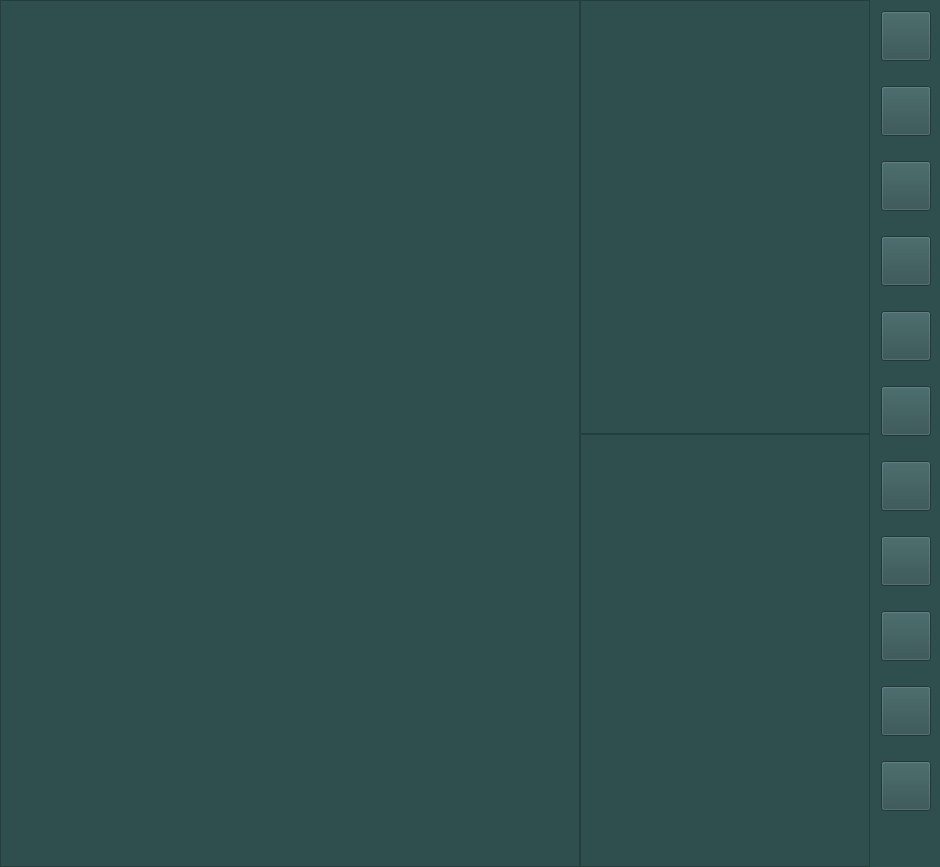
<?xml version="1.0" encoding="UTF-8"?>
<ui version="4.0">
 <class>MPRFrameWidget</class>
 <widget class="QWidget" name="MPRFrameWidget">
  <property name="geometry">
   <rect>
    <x>0</x>
    <y>0</y>
    <width>940</width>
    <height>867</height>
   </rect>
  </property>
  <property name="windowTitle">
   <string>MPRFrameWidget</string>
  </property>
  <layout class="QHBoxLayout" name="horizontalLayout">
   <property name="spacing">
    <number>0</number>
   </property>
   <property name="leftMargin">
    <number>0</number>
   </property>
   <property name="topMargin">
    <number>0</number>
   </property>
   <property name="rightMargin">
    <number>0</number>
   </property>
   <property name="bottomMargin">
    <number>0</number>
   </property>
   <item>
    <widget class="QWidget" name="widget" native="true">
     <property name="styleSheet">
      <string notr="true">background-color: rgb(47, 79, 79);</string>
     </property>
     <layout class="QGridLayout" name="gridLayout" rowstretch="1,1" columnstretch="2,1">
      <property name="leftMargin">
       <number>0</number>
      </property>
      <property name="topMargin">
       <number>0</number>
      </property>
      <property name="rightMargin">
       <number>0</number>
      </property>
      <property name="bottomMargin">
       <number>0</number>
      </property>
      <property name="spacing">
       <number>0</number>
      </property>
      <item row="0" column="1">
       <widget class="MprImageDisplayerWidget" name="saggitalDisplayer">
        <property name="verticalScrollBarPolicy">
         <enum>Qt::ScrollBarAlwaysOff</enum>
        </property>
        <property name="horizontalScrollBarPolicy">
         <enum>Qt::ScrollBarAlwaysOff</enum>
        </property>
       </widget>
      </item>
      <item row="1" column="1">
       <widget class="MprImageDisplayerWidget" name="coronalDisplayer">
        <property name="verticalScrollBarPolicy">
         <enum>Qt::ScrollBarAlwaysOff</enum>
        </property>
        <property name="horizontalScrollBarPolicy">
         <enum>Qt::ScrollBarAlwaysOff</enum>
        </property>
       </widget>
      </item>
      <item row="0" column="0" rowspan="2">
       <widget class="MprImageDisplayerWidget" name="transverseDisplayer">
        <property name="verticalScrollBarPolicy">
         <enum>Qt::ScrollBarAlwaysOff</enum>
        </property>
        <property name="horizontalScrollBarPolicy">
         <enum>Qt::ScrollBarAlwaysOff</enum>
        </property>
       </widget>
      </item>
     </layout>
    </widget>
   </item>
   <item>
    <widget class="QWidget" name="toolsMenu" native="true">
     <property name="sizePolicy">
      <sizepolicy hsizetype="Fixed" vsizetype="Preferred">
       <horstretch>0</horstretch>
       <verstretch>0</verstretch>
      </sizepolicy>
     </property>
     <property name="minimumSize">
      <size>
       <width>70</width>
       <height>0</height>
      </size>
     </property>
     <property name="maximumSize">
      <size>
       <width>70</width>
       <height>16777215</height>
      </size>
     </property>
     <property name="font">
      <font>
       <pointsize>14</pointsize>
      </font>
     </property>
     <property name="styleSheet">
      <string notr="true">background-color: rgb(47, 79, 79);</string>
     </property>
     <layout class="QGridLayout" name="gridLayout_2">
      <property name="horizontalSpacing">
       <number>0</number>
      </property>
      <property name="verticalSpacing">
       <number>25</number>
      </property>
      <item row="2" column="0">
       <widget class="CIconButton" name="windowLevelButton">
        <property name="minimumSize">
         <size>
          <width>50</width>
          <height>50</height>
         </size>
        </property>
        <property name="maximumSize">
         <size>
          <width>50</width>
          <height>50</height>
         </size>
        </property>
        <property name="font">
         <font>
          <pointsize>14</pointsize>
         </font>
        </property>
        <property name="focusPolicy">
         <enum>Qt::NoFocus</enum>
        </property>
        <property name="toolTip">
         <string>&lt;html&gt;&lt;head/&gt;&lt;body&gt;&lt;p&gt;&lt;span style=&quot; font-size:14pt;&quot;&gt;窗宽窗位&lt;/span&gt;&lt;/p&gt;&lt;/body&gt;&lt;/html&gt;</string>
        </property>
        <property name="styleSheet">
         <string notr="true">QPushButton:enabled {border-image: url(:/StarLightStation/icon/wl.png);}
QPushButton:enabled:pressed {border-image: url(:/StarLightStation/icon/wl-.png)}
QPushButton:hover {border-image: url(:/StarLightStation/icon/wl-m.png)}
QPushButton:disabled {border-image:url(:/StarLightStation/icon/wl-no.png)}</string>
        </property>
        <property name="text">
         <string/>
        </property>
       </widget>
      </item>
      <item row="8" column="0">
       <widget class="CIconButton" name="rectAnnotationButton">
        <property name="minimumSize">
         <size>
          <width>50</width>
          <height>50</height>
         </size>
        </property>
        <property name="maximumSize">
         <size>
          <width>50</width>
          <height>50</height>
         </size>
        </property>
        <property name="font">
         <font>
          <pointsize>14</pointsize>
         </font>
        </property>
        <property name="focusPolicy">
         <enum>Qt::NoFocus</enum>
        </property>
        <property name="toolTip">
         <string>&lt;html&gt;&lt;head/&gt;&lt;body&gt;&lt;p&gt;&lt;span style=&quot; font-size:14pt;&quot;&gt;矩形测量&lt;/span&gt;&lt;/p&gt;&lt;/body&gt;&lt;/html&gt;</string>
        </property>
        <property name="styleSheet">
         <string notr="true">QPushButton:enabled {border-image: url(:/StarLightStation/icon/juxing.png);}
QPushButton:enabled:pressed {border-image: url(:/StarLightStation/icon/juxing-.png)}
QPushButton:hover {border-image: url(:/StarLightStation/icon/juxing-m.png)}
QPushButton:disabled {border-image:url(:/StarLightStation/icon/juxing-no.png)}</string>
        </property>
        <property name="text">
         <string/>
        </property>
       </widget>
      </item>
      <item row="4" column="0">
       <widget class="CIconButton" name="moveImageButton">
        <property name="minimumSize">
         <size>
          <width>50</width>
          <height>50</height>
         </size>
        </property>
        <property name="maximumSize">
         <size>
          <width>50</width>
          <height>50</height>
         </size>
        </property>
        <property name="font">
         <font>
          <pointsize>14</pointsize>
         </font>
        </property>
        <property name="focusPolicy">
         <enum>Qt::NoFocus</enum>
        </property>
        <property name="toolTip">
         <string>&lt;html&gt;&lt;head/&gt;&lt;body&gt;&lt;p&gt;&lt;span style=&quot; font-size:14pt;&quot;&gt;平移&lt;/span&gt;&lt;/p&gt;&lt;/body&gt;&lt;/html&gt;</string>
        </property>
        <property name="styleSheet">
         <string notr="true">QPushButton:enabled {border-image: url(:/StarLightStation/icon/pos.png);}
QPushButton:enabled:pressed {border-image: url(:/StarLightStation/icon/pos-.png)}
QPushButton:hover {border-image: url(:/StarLightStation/icon/pos-m.png)}
QPushButton:disabled {border-image:url(:/StarLightStation/icon/pos-no.png)}</string>
        </property>
        <property name="text">
         <string/>
        </property>
       </widget>
      </item>
      <item row="1" column="0">
       <widget class="CIconButton" name="resetImageButton">
        <property name="minimumSize">
         <size>
          <width>50</width>
          <height>50</height>
         </size>
        </property>
        <property name="maximumSize">
         <size>
          <width>50</width>
          <height>50</height>
         </size>
        </property>
        <property name="font">
         <font>
          <pointsize>14</pointsize>
         </font>
        </property>
        <property name="focusPolicy">
         <enum>Qt::NoFocus</enum>
        </property>
        <property name="toolTip">
         <string>&lt;html&gt;&lt;head/&gt;&lt;body&gt;&lt;p&gt;&lt;span style=&quot; font-size:14pt;&quot;&gt;重置&lt;/span&gt;&lt;/p&gt;&lt;/body&gt;&lt;/html&gt;</string>
        </property>
        <property name="styleSheet">
         <string notr="true">QPushButton:enabled {border-image: url(:/StarLightStation/icon/reset.png);}
QPushButton:enabled:pressed {border-image: url(:/StarLightStation/icon/reset-.png)}
QPushButton:hover {border-image: url(:/StarLightStation/icon/reset-m.png)}
QPushButton:disabled {border-image:url(:/StarLightStation/icon/reset-no.png)}</string>
        </property>
        <property name="text">
         <string/>
        </property>
       </widget>
      </item>
      <item row="7" column="0">
       <widget class="CIconButton" name="curveAnnotationButton">
        <property name="minimumSize">
         <size>
          <width>50</width>
          <height>50</height>
         </size>
        </property>
        <property name="maximumSize">
         <size>
          <width>50</width>
          <height>50</height>
         </size>
        </property>
        <property name="font">
         <font>
          <pointsize>14</pointsize>
         </font>
        </property>
        <property name="focusPolicy">
         <enum>Qt::NoFocus</enum>
        </property>
        <property name="toolTip">
         <string>&lt;html&gt;&lt;head/&gt;&lt;body&gt;&lt;p&gt;&lt;span style=&quot; font-size:14pt;&quot;&gt;曲线测量&lt;/span&gt;&lt;/p&gt;&lt;/body&gt;&lt;/html&gt;</string>
        </property>
        <property name="styleSheet">
         <string notr="true">QPushButton:enabled {border-image: url(:/StarLightStation/icon/connect.png);}
QPushButton:enabled:pressed {border-image: url(:/StarLightStation/icon/connect-.png)}
QPushButton:hover {border-image: url(:/StarLightStation/icon/connect-m.png)}
QPushButton:disabled {border-image:url(:/StarLightStation/icon/connect-no.png)}</string>
        </property>
        <property name="text">
         <string/>
        </property>
       </widget>
      </item>
      <item row="11" column="0">
       <widget class="CIconButton" name="deleteAnnotationButton">
        <property name="minimumSize">
         <size>
          <width>50</width>
          <height>50</height>
         </size>
        </property>
        <property name="maximumSize">
         <size>
          <width>50</width>
          <height>50</height>
         </size>
        </property>
        <property name="font">
         <font>
          <pointsize>14</pointsize>
         </font>
        </property>
        <property name="focusPolicy">
         <enum>Qt::NoFocus</enum>
        </property>
        <property name="toolTip">
         <string>&lt;html&gt;&lt;head/&gt;&lt;body&gt;&lt;p&gt;&lt;span style=&quot; font-size:14pt;&quot;&gt;删除标注&lt;/span&gt;&lt;/p&gt;&lt;/body&gt;&lt;/html&gt;</string>
        </property>
        <property name="styleSheet">
         <string notr="true">QPushButton:enabled {border-image: url(:/StarLightStation/icon/deleteAnn.png);}
QPushButton:enabled:pressed {border-image: url(:/StarLightStation/icon/deleteAnn-.png)}
QPushButton:hover {border-image: url(:/StarLightStation/icon/deleteAnn-m.png)}
QPushButton:disabled {border-image:url(:/StarLightStation/icon/deleteAnn-no.png)}</string>
        </property>
        <property name="text">
         <string/>
        </property>
       </widget>
      </item>
      <item row="10" column="0">
       <widget class="CIconButton" name="angleAnnotationButton">
        <property name="minimumSize">
         <size>
          <width>50</width>
          <height>50</height>
         </size>
        </property>
        <property name="maximumSize">
         <size>
          <width>50</width>
          <height>50</height>
         </size>
        </property>
        <property name="font">
         <font>
          <pointsize>14</pointsize>
         </font>
        </property>
        <property name="focusPolicy">
         <enum>Qt::NoFocus</enum>
        </property>
        <property name="toolTip">
         <string>&lt;html&gt;&lt;head/&gt;&lt;body&gt;&lt;p&gt;&lt;span style=&quot; font-size:14pt;&quot;&gt;角度测量&lt;/span&gt;&lt;/p&gt;&lt;/body&gt;&lt;/html&gt;</string>
        </property>
        <property name="styleSheet">
         <string notr="true">QPushButton:enabled {border-image: url(:/StarLightStation/icon/angle.png);}
QPushButton:enabled:pressed {border-image: url(:/StarLightStation/icon/angle-.png)}
QPushButton:hover {border-image: url(:/StarLightStation/icon/angle-m.png)}
QPushButton:disabled {border-image:url(:/StarLightStation/icon/angle-no.png)}</string>
        </property>
        <property name="text">
         <string/>
        </property>
       </widget>
      </item>
      <item row="0" column="0">
       <widget class="CIconButton" name="selectImageButton">
        <property name="sizePolicy">
         <sizepolicy hsizetype="Fixed" vsizetype="Fixed">
          <horstretch>0</horstretch>
          <verstretch>0</verstretch>
         </sizepolicy>
        </property>
        <property name="minimumSize">
         <size>
          <width>50</width>
          <height>50</height>
         </size>
        </property>
        <property name="maximumSize">
         <size>
          <width>50</width>
          <height>50</height>
         </size>
        </property>
        <property name="font">
         <font>
          <pointsize>14</pointsize>
         </font>
        </property>
        <property name="focusPolicy">
         <enum>Qt::NoFocus</enum>
        </property>
        <property name="toolTip">
         <string>&lt;html&gt;&lt;head/&gt;&lt;body&gt;&lt;p&gt;&lt;span style=&quot; font-size:14pt;&quot;&gt;选择影像&lt;/span&gt;&lt;/p&gt;&lt;/body&gt;&lt;/html&gt;</string>
        </property>
        <property name="styleSheet">
         <string notr="true">QPushButton:enabled {border-image: url(:/StarLightStation/icon/def.png);}
QPushButton:enabled:pressed {border-image: url(:/StarLightStation/icon/def-.png)}
QPushButton:hover {border-image: url(:/StarLightStation/icon/def-m.png)}
QPushButton:disabled {border-image:url(:/StarLightStation/icon/def.png)}</string>
        </property>
        <property name="text">
         <string/>
        </property>
        <property name="checkable">
         <bool>false</bool>
        </property>
       </widget>
      </item>
      <item row="3" column="0">
       <widget class="CIconButton" name="resiezeImageButton">
        <property name="minimumSize">
         <size>
          <width>50</width>
          <height>50</height>
         </size>
        </property>
        <property name="maximumSize">
         <size>
          <width>50</width>
          <height>50</height>
         </size>
        </property>
        <property name="font">
         <font>
          <pointsize>14</pointsize>
         </font>
        </property>
        <property name="focusPolicy">
         <enum>Qt::NoFocus</enum>
        </property>
        <property name="toolTip">
         <string>&lt;html&gt;&lt;head/&gt;&lt;body&gt;&lt;p&gt;&lt;span style=&quot; font-size:14pt;&quot;&gt;缩放&lt;/span&gt;&lt;/p&gt;&lt;/body&gt;&lt;/html&gt;</string>
        </property>
        <property name="styleSheet">
         <string notr="true">QPushButton:enabled {border-image: url(:/StarLightStation/icon/size.png);}
QPushButton:enabled:pressed {border-image: url(:/StarLightStation/icon/size-.png)}
QPushButton:hover {border-image: url(:/StarLightStation/icon/size-m.png)}
QPushButton:disabled {border-image:url(:/StarLightStation/icon/size-no.png)}</string>
        </property>
        <property name="text">
         <string/>
        </property>
       </widget>
      </item>
      <item row="9" column="0">
       <widget class="CIconButton" name="pologonAnnotationButton">
        <property name="minimumSize">
         <size>
          <width>50</width>
          <height>50</height>
         </size>
        </property>
        <property name="maximumSize">
         <size>
          <width>50</width>
          <height>50</height>
         </size>
        </property>
        <property name="font">
         <font>
          <pointsize>14</pointsize>
         </font>
        </property>
        <property name="focusPolicy">
         <enum>Qt::NoFocus</enum>
        </property>
        <property name="toolTip">
         <string>&lt;html&gt;&lt;head/&gt;&lt;body&gt;&lt;p&gt;&lt;span style=&quot; font-size:14pt;&quot;&gt;多边形测量&lt;/span&gt;&lt;/p&gt;&lt;/body&gt;&lt;/html&gt;</string>
        </property>
        <property name="styleSheet">
         <string notr="true">QPushButton:enabled {border-image: url(:/StarLightStation/icon/cutline.png);}
QPushButton:enabled:pressed {border-image: url(:/StarLightStation/icon/cutline-.png)}
QPushButton:hover {border-image: url(:/StarLightStation/icon/cutline-m.png)}
QPushButton:disabled {border-image:url(:/StarLightStation/icon/cutline-no.png)}</string>
        </property>
        <property name="text">
         <string/>
        </property>
       </widget>
      </item>
      <item row="6" column="0">
       <widget class="CIconButton" name="lineAnnotationButton">
        <property name="minimumSize">
         <size>
          <width>50</width>
          <height>50</height>
         </size>
        </property>
        <property name="maximumSize">
         <size>
          <width>50</width>
          <height>50</height>
         </size>
        </property>
        <property name="font">
         <font>
          <pointsize>14</pointsize>
         </font>
        </property>
        <property name="focusPolicy">
         <enum>Qt::NoFocus</enum>
        </property>
        <property name="toolTip">
         <string>&lt;html&gt;&lt;head/&gt;&lt;body&gt;&lt;p&gt;&lt;span style=&quot; font-size:14pt;&quot;&gt;直线测量&lt;/span&gt;&lt;/p&gt;&lt;/body&gt;&lt;/html&gt;</string>
        </property>
        <property name="styleSheet">
         <string notr="true">QPushButton:enabled {border-image: url(:/StarLightStation/icon/ruler.png);}
QPushButton:enabled:pressed {border-image: url(:/StarLightStation/icon/ruler-.png)}
QPushButton:hover {border-image: url(:/StarLightStation/icon/ruler-m.png)}
QPushButton:disabled {border-image:url(:/StarLightStation/icon/ruler-no.png)}</string>
        </property>
        <property name="text">
         <string/>
        </property>
       </widget>
      </item>
      <item row="12" column="0">
       <spacer name="verticalSpacer">
        <property name="orientation">
         <enum>Qt::Vertical</enum>
        </property>
        <property name="sizeHint" stdset="0">
         <size>
          <width>20</width>
          <height>40</height>
         </size>
        </property>
       </spacer>
      </item>
     </layout>
    </widget>
   </item>
  </layout>
 </widget>
 <layoutdefault spacing="6" margin="11"/>
 <customwidgets>
  <customwidget>
   <class>CIconButton</class>
   <extends>QPushButton</extends>
   <header location="global">iconbutton.h</header>
  </customwidget>
  <customwidget>
   <class>MprImageDisplayerWidget</class>
   <extends>QGraphicsView</extends>
   <header>mprimagedisplayerwidget.h</header>
  </customwidget>
 </customwidgets>
 <resources>
  <include location="StarLightStation.qrc"/>
 </resources>
 <connections/>
</ui>
